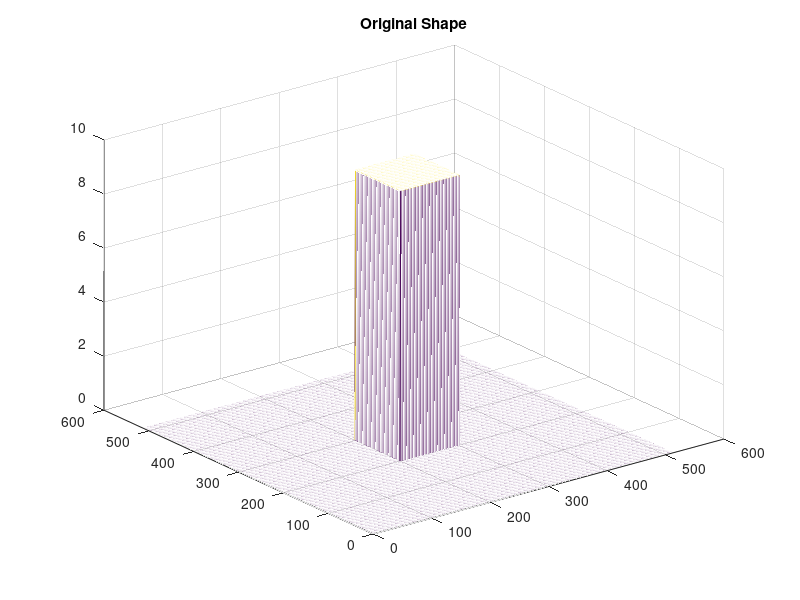
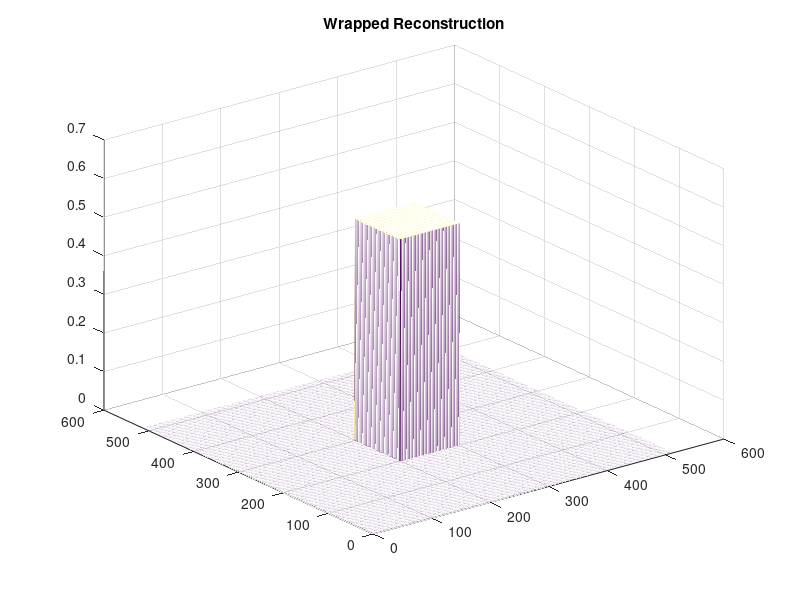
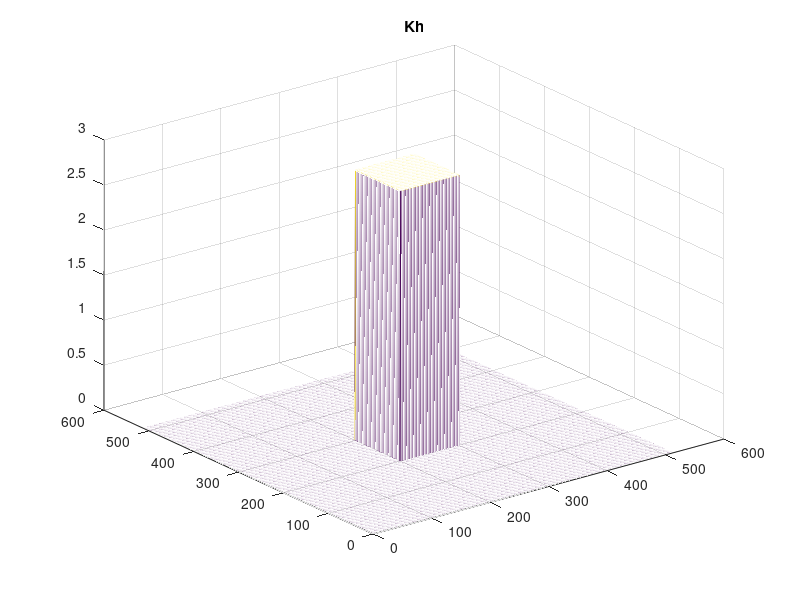
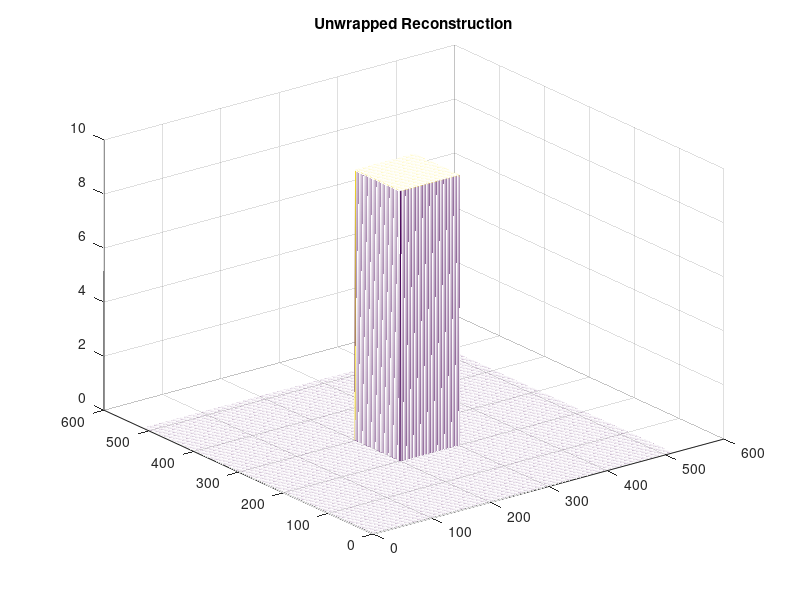

These charts were generated, in order, by the following MATLAB code:
% Number-Theory Implementation (Matlab Code)

% We have reconstructed two shapes here, the first one is a 
% cuboid, and the second one is the peaks function.
% To see the reconstruction of the cuboid, keep the 
% line: 30 commented
% To see the reconstruction of the peaks, uncomment it.

clc;
clear all;
close all;

M = 512;
N = 512;

x = 1:N;
y = 1:M;
[X,Y] = meshgrid(x,y);

% Defining object shape 'c'
% c as a cuboid:
c = zeros(N,N);
for row = 200:300
    for col = 200:300
        c(row,col) = 10;
    end
end

% c as peaks:
%c = zeros(N,N); c = peaks(N); c = c/10;
figure; mesh(c); title('Original Shape');

% fh -> higher freq, fl -> lower freq;
% mh, ml are co-primes satisfying: fh/fl = mh/ml
% taking ml as irrational theoretically removes any limits on kl
mh = 20, ml = 3*sqrt(2);
fh = 0.1*mh, fl = 0.1*ml; 

% Making the Look-Up-Table 'A'
% Add 100000 to keep indices of 'A' positive
for kh = -floor(mh/2):floor(mh/2)
    for kl = -floor(mh/2):floor(mh/2)
        A(round(kh*ml-kl*mh)+100000) = kh;
    end
end

% cp-> carrier-phase of unit frequency
cp = (2*pi)*(X./N);

% Distorted fringe distributions, Low freq (total 3 distributions)
A0 = cos(fl*(cp+c));
A1 = cos(fl*(cp+c)-2*pi/3);
A2 = cos(fl*(cp+c)-4*pi/3);

% Extracting (wrapped) phase map for low freq
phi = atan2((sqrt(3)*(A1-A2)),(2*A0-A1-A2));

% Non-Distorted fringe distributions, Low freq
A0r = cos(fl*cp);
A1r = cos(fl*cp-2*pi/3);
A2r = cos(fl*cp-4*pi/3);

% Extracting reference (wrapped) phase map for low freq
phir = atan2((sqrt(3)*(A1r-A2r)),(2*A0r-A1r-A2r));

% Distorted fringe distributions, High freq (total 3 distributions)
A0h = cos(fh*(cp+c));
A1h = cos(fh*(cp+c)-2*pi/3);
A2h = cos(fh*(cp+c)-4*pi/3);

% Extracting (wrapped) phase map for high freq
phih = atan2((sqrt(3)*(A1h-A2h)),(2*A0h-A1h-A2h));

% Non-Distorted fringe distributions, High freq
A0hr = cos(fh*cp);
A1hr = cos(fh*cp-2*pi/3);
A2hr = cos(fh*cp-4*pi/3);

% Extracting reference (wrapped) phase map for high freq
phihr = atan2((sqrt(3)*(A1hr-A2hr)),(2*A0hr-A1hr-A2hr));

% Removing the references
phi = phi-phir; phih = phih-phihr; 
figure; mesh(phih/fh); title('Wrapped Reconstruction');

% Extracting Kh from LUT and Unwrapping
kh = A(round((mh*phi-ml*phih)/(2*pi))+100000);
phih = phih+kh*(2*pi);
phih = phih/fh;

figure; mesh(kh); title('Kh');
figure; mesh(phih); title('Unwrapped Reconstruction');